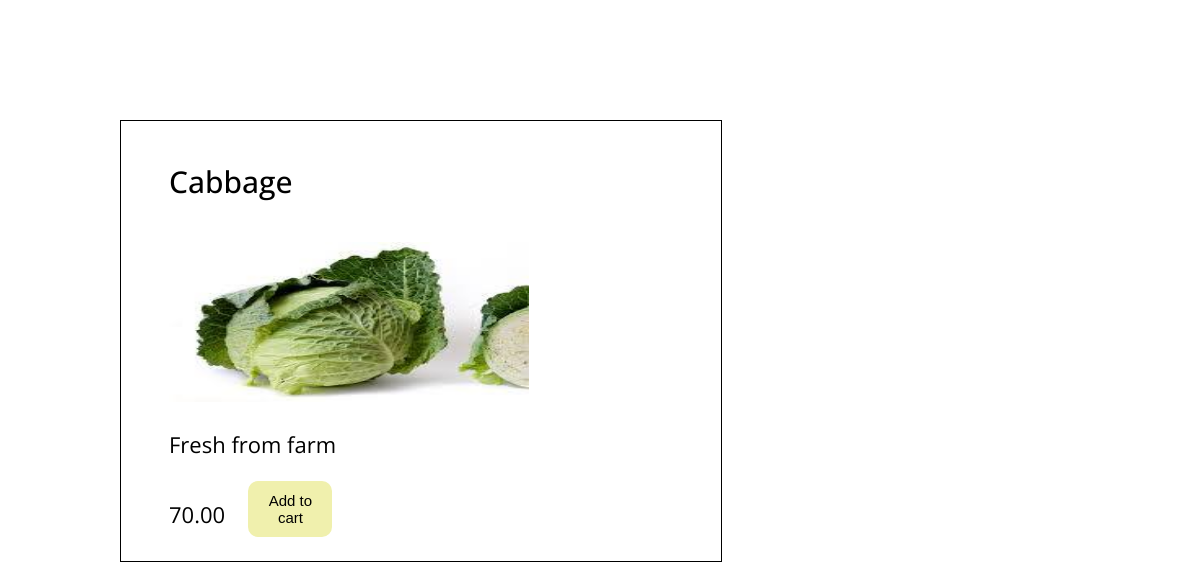
The page /inventory/products/8/ on the database its author committed.
### inventory/models.py (models this page shows, shortened)
class Products(models.Model):
    mamamboga=models.ForeignKey(MamaMboga,on_delete=models.CASCADE)
    name = models.CharField(max_length = 32)
    description = models.TextField()
    image = models.ImageField(upload_to="images/")
    price = models.DecimalField(max_digits=6 , decimal_places=2)
    stock = models.PositiveIntegerField()
    date_created = models.DateTimeField(auto_now_add=True)
    date_updated = models.DateTimeField(auto_now=True)

### inventory/views.py (the view)
# urls.py: path("products/<int:id>/", product_details, name="product_details_view"),
def product_details(request,id):
    product=Products.objects.get(id=id)
    return render(request,"inventory/product_details.html",{"product":product})

### templates/inventory/product_details.html (shortened to what this page needs)
<!DOCTYPE html>
<html lang="en">
<head>
    {% load static %}
    <link rel="stylesheet" href="{% static 'CSS/productdetails.css' %}">
</head>
</head>
<body>
    <div class="details">
        <div class="product-details">
    <h4>{{product.name}}</h4>
    <img src="{{product.image.url}}"/>
    <p>{{product.description}}</p>
    <span>{{product.price}}</span>
 <button> <a href="{%url 'product_details_view' id=product.id%}"></a>Add to cart</button>
</div>
</div>
</body>
</html>

### inventory/static/CSS/productdetails.css (style rules this page uses)
body { font-family: 'Open Sans', sans-serif; margin: 10%; border: solid 1px; width: 50%; }
.details { width: 40vw; }
h4 { font-weight: 500; font-size: 30px; margin-left: 10%; }
img { width: 30vw; height:20vh; margin-left: 10%; }
p { font-size: 22px; margin-left: 10%; }
span { font-size: 22px; margin-left: 10%; }
button { height: 7vh; width: 7vw; font-size:15px; margin-bottom: 5%; margin-left: 4%; background-color:rgb(240, 240, 173); border: none; border-radius: 10px; transition: transform .2s; }

### rows shown on the page
Products: name "Cabbage", image (picture), description "Fresh from farm", price "70.00"
